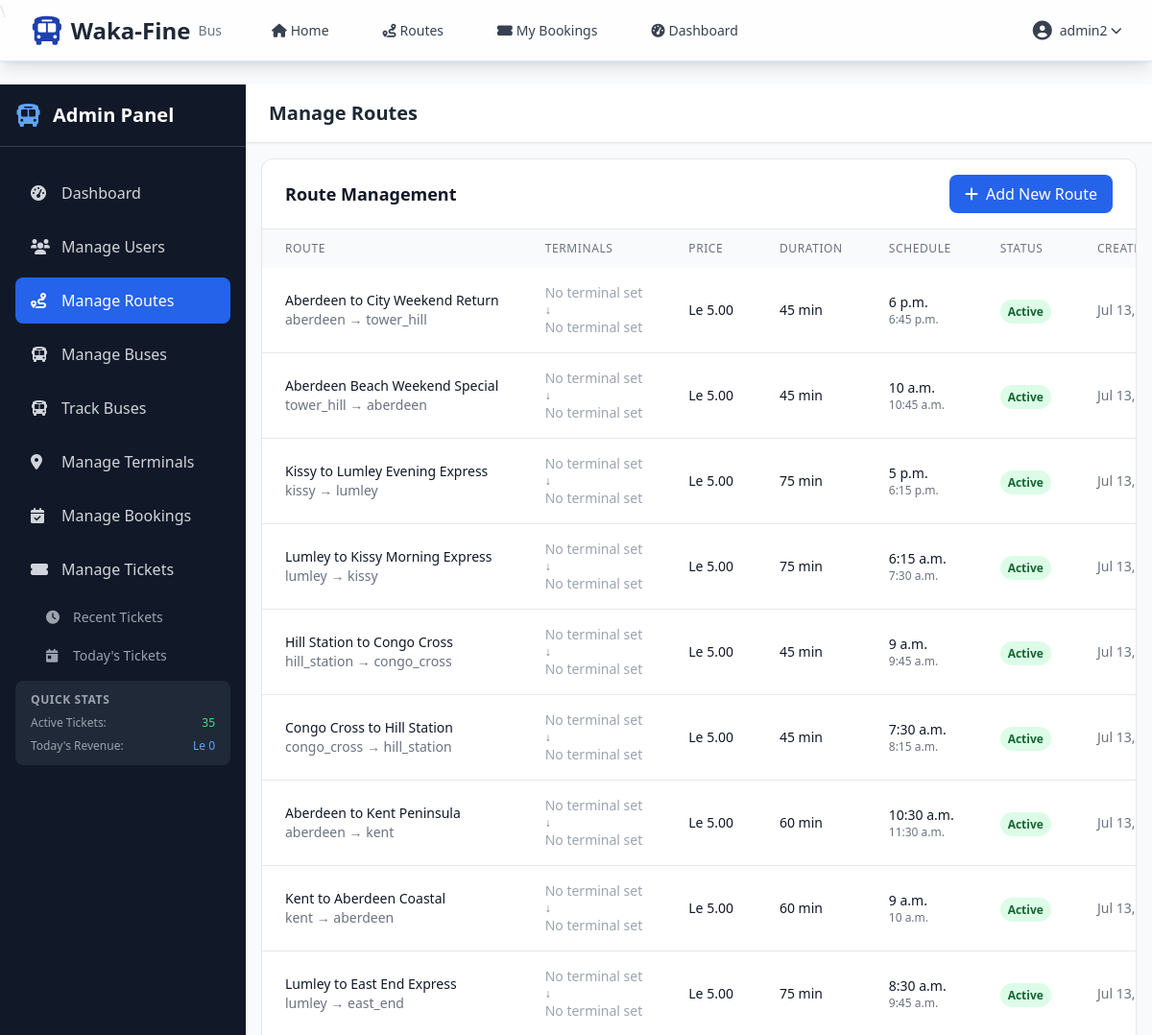
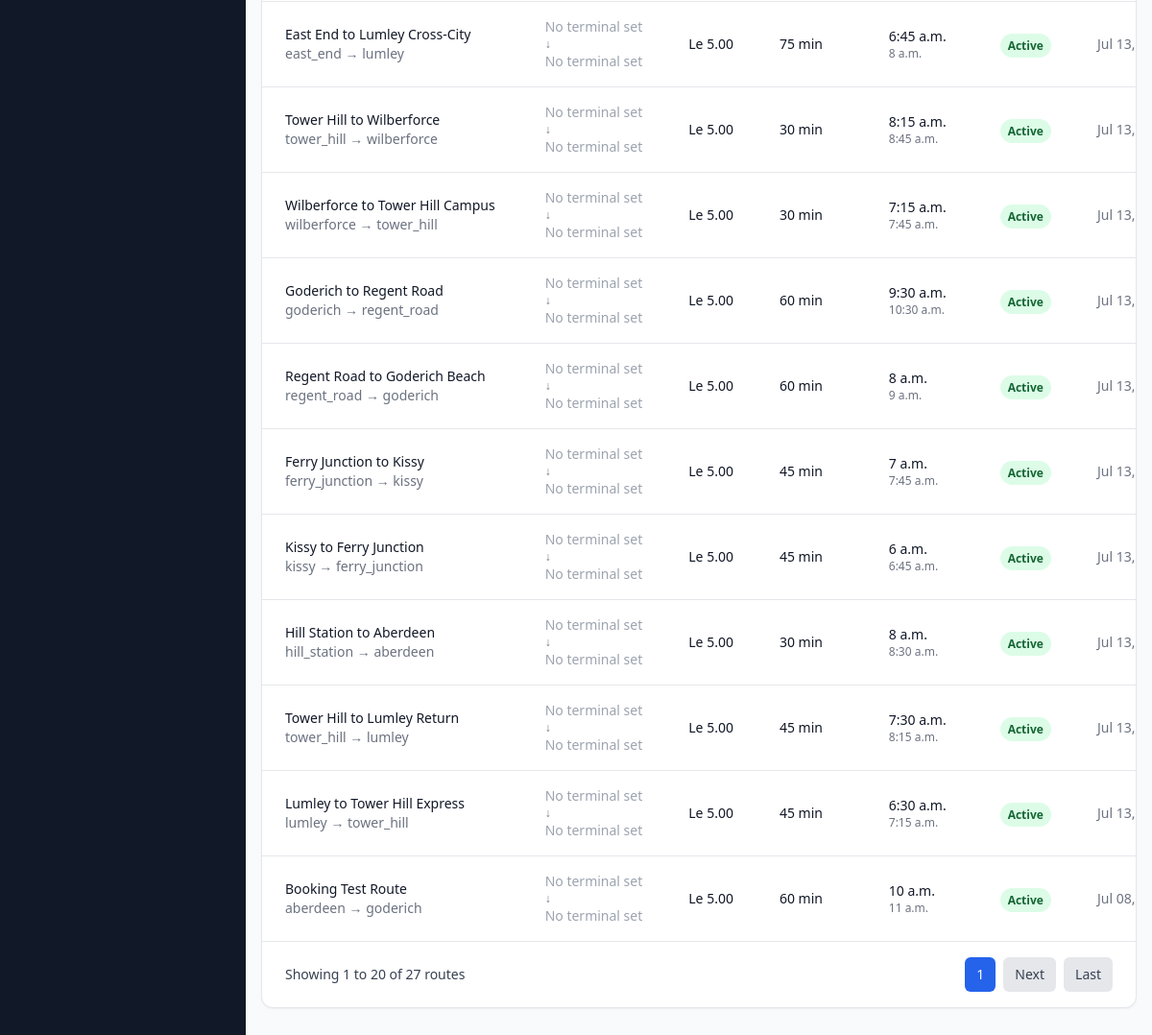
Page /accounts/admin/routes/ (signed in) on the committed database (2 pictures, top to bottom).
### accounts/models.py (models this page shows, shortened)
class User(AbstractUser):
    ROLE_CHOICES = [
        ("admin", "Admin"),
        ("staff", "Staff"),
        ("customer", "Customer"),
    ]
    role = models.CharField(max_length=10, choices=ROLE_CHOICES, default="customer")
    phone_number = models.CharField(max_length=15, blank=True, null=True)
    created_at = models.DateTimeField(auto_now_add=True)
    updated_at = models.DateTimeField(auto_now=True)
    @property
    def is_admin(self):
        return self.role == "admin"

### routes/models.py (models this page shows, shortened)
class Route(models.Model):
    LOCATION_CHOICES = [
        ("lumley", "Lumley"),
        ("regent_road", "Regent Road"),
        ("aberdeen", "Aberdeen"),
        ("hill_station", "Hill Station"),
        ("kissy", "Kissy"),
        ("east_end", "East End"),
        ("wilberforce", "Wilberforce"),
        ("tower_hill", "Tower Hill"),
        ("ferry_junction", "Ferry Junction"),
        ("goderich", "Goderich"),
        ("kent", "Kent"),
        ("congo_cross", "Congo Cross"),
    ]
    name = models.CharField(max_length=100)
    origin = models.CharField(max_length=50, choices=LOCATION_CHOICES)
    destination = models.CharField(max_length=50, choices=LOCATION_CHOICES)
    origin_terminal = models.ForeignKey(
        "terminals.Terminal",
        on_delete=models.SET_NULL,
        null=True,
        blank=True,
        related_name="origin_routes",
        help_text="Terminal where this route starts",
    )
    destination_terminal = models.ForeignKey(
        "terminals.Terminal",
        on_delete=models.SET_NULL,
        null=True,
        blank=True,
        related_name="destination_routes",
        help_text="Terminal where this route ends",
    )
    price = models.DecimalField(max_digits=10, decimal_places=2)
    departure_time = models.TimeField()
    arrival_time = models.TimeField()
    duration_minutes = models.PositiveIntegerField(help_text="Duration in minutes")
    is_active = models.BooleanField(default=True)
    created_at = models.DateTimeField(auto_now_add=True)
    updated_at = models.DateTimeField(auto_now=True)
    class Meta:
        unique_together = ["origin", "destination", "departure_time"]

### accounts/admin_views.py (the view)
class ManageRoutesView(AdminRequiredMixin, ListView):
    model = Route
    template_name = "accounts/admin/manage_routes.html"
    context_object_name = "routes"
    paginate_by = 20
    def get_queryset(self):
        return Route.objects.all().order_by("-created_at")

### accounts/admin_views.py (called while the page is built)
    def test_func(self):
        return self.request.user.is_authenticated and (
            self.request.user.is_admin or self.request.user.is_staff_member
        )

### templates/accounts/admin/manage_routes.html (shortened to what this page needs)
{% extends 'accounts/admin/base_admin.html' %}
{% block page_title %}Manage Routes{% endblock %}
{% block content %}
<div class="bg-white rounded-xl shadow-sm border border-gray-200">
    <div class="px-6 py-4 border-b border-gray-200">
        <div class="flex items-center justify-between">
            <h3 class="text-lg font-semibold text-gray-900">Route Management</h3>
            <a href="{% url 'routes:create' %}" class="px-4 py-2 bg-blue-600 text-white rounded-lg hover:bg-blue-700 transition-colors">
                <i class="fas fa-plus mr-2"></i>Add New Route
            </a>
        </div>
    </div>
    {% if routes %}
        <div class="overflow-x-auto">
            <table class="w-full">                <thead class="bg-gray-50">
                    <tr>
                        <th class="px-6 py-3 text-left text-xs font-medium text-gray-500 uppercase tracking-wider">Route</th>
                        <th class="px-6 py-3 text-left text-xs font-medium text-gray-500 uppercase tracking-wider">Terminals</th>
                        <th class="px-6 py-3 text-left text-xs font-medium text-gray-500 uppercase tracking-wider">Price</th>
                        <th class="px-6 py-3 text-left text-xs font-medium text-gray-500 uppercase tracking-wider">Duration</th>
                        <th class="px-6 py-3 text-left text-xs font-medium text-gray-500 uppercase tracking-wider">Schedule</th>
                        <th class="px-6 py-3 text-left text-xs font-medium text-gray-500 uppercase tracking-wider">Status</th>
                        <th class="px-6 py-3 text-left text-xs font-medium text-gray-500 uppercase tracking-wider">Created</th>
                    </tr>
                </thead>
                <tbody class="bg-white divide-y divide-gray-200">
                    {% for route in routes %}
                        <tr class="hover:bg-gray-50">                            <td class="px-6 py-4 whitespace-nowrap">
                                <div>
                                    <div class="text-sm font-medium text-gray-900">{{ route.name }}</div>
                                    <div class="text-sm text-gray-500">{{ route.origin }} → {{ route.destination }}</div>
                                </div>
                            </td>
                            <td class="px-6 py-4 whitespace-nowrap text-sm text-gray-900">
                                <div>
                                    {% if route.origin_terminal %}
                                        <div class="font-medium">{{ route.origin_terminal.name }}</div>
                                    {% else %}
                                        <div class="text-gray-400">No terminal set</div>
                                    {% endif %}
                                    <div class="text-xs text-gray-500">↓</div>
                                    {% if route.destination_terminal %}
                                        <div class="font-medium">{{ route.destination_terminal.name }}</div>
                                    {% else %}
                                        <div class="text-gray-400">No terminal set</div>
                                    {% endif %}
                                </div>
                            </td>
                            <td class="px-6 py-4 whitespace-nowrap text-sm text-gray-900">
                                Le {{ route.price|floatformat:2 }}
                            </td>
                            <td class="px-6 py-4 whitespace-nowrap text-sm text-gray-900">
                                {{ route.duration_minutes }} min
                            </td>
                            <td class="px-6 py-4 whitespace-nowrap text-sm text-gray-900">
                                <div>
                                    <div class="font-medium">{{ route.departure_time }}</div>
                                    <div class="text-xs text-gray-500">{{ route.arrival_time }}</div>
                                </div>
                            </td>                            <td class="px-6 py-4 whitespace-nowrap">
                                <span class="px-2 py-1 rounded-full text-xs font-semibold
                                    {% if route.is_active %}bg-green-100 text-green-800
                                    {% else %}bg-red-100 text-red-800{% endif %}">
                                    {% if route.is_active %}Active{% else %}Inactive{% endif %}
                                </span>
                            </td>
                            <td class="px-6 py-4 whitespace-nowrap text-sm text-gray-500">
                                {{ route.created_at|date:"M d, Y" }}
                            </td>
                        </tr>
                    {% endfor %}
                </tbody>
            </table>
        </div>
        {% if is_paginated %}
            <div class="px-6 py-4 border-t border-gray-200">
                <div class="flex items-center justify-between">
                    <div class="text-sm text-gray-700">
                        Showing {{ page_obj.start_index }} to {{ page_obj.end_index }} of {{ paginator.count }} routes
                    </div>
                    <div class="flex items-center space-x-2">
                        <span class="px-3 py-2 text-sm bg-blue-600 text-white rounded-md">{{ page_obj.number }}</span>
                        {% if page_obj.has_next %}
                            <a href="?page={{ page_obj.next_page_number }}" class="px-3 py-2 text-sm bg-gray-200 text-gray-700 rounded-md hover:bg-gray-300">Next</a>
                            <a href="?page={{ paginator.num_pages }}" class="px-3 py-2 text-sm bg-gray-200 text-gray-700 rounded-md hover:bg-gray-300">Last</a>
                        {% endif %}
                    </div>
                </div>
            </div>
        {% endif %}
    {% endif %}
</div>
{% endblock %}

### templates/base_nav.html (shortened to what this page needs)
\
{% load static %}
<nav class="bg-white/80 backdrop-blur-md shadow-lg fixed top-0 left-0 right-0 z-40 border-b border-blue-100 h-16">  <div class="max-w-7xl mx-auto px-4 sm:px-6 lg:px-8">
        <div class="flex justify-between h-16">
            <div class="flex items-center">
                <div class="flex-shrink-0 flex items-center">
                    <i class="fas fa-bus text-3xl text-primary mr-2"></i>
                    <span class="text-2xl font-bold text-gray-800">Waka-Fine</span>
                    <span class="text-sm text-gray-500 ml-2">Bus</span>
                </div>
                <div class="hidden md:ml-10 md:flex md:space-x-8">
                    <a href="{% url 'home' %}" class="text-gray-700 hover:text-primary px-3 py-2 text-sm font-medium transition-colors duration-200">
                        <i class="fas fa-home mr-1"></i>Home
                    </a>
                    <a href="{% url 'routes:search' %}" class="text-gray-700 hover:text-primary px-3 py-2 text-sm font-medium transition-colors duration-200">
                        <i class="fas fa-route mr-1"></i>Routes
                    </a>
                    {% if user.is_authenticated %}
                        <a href="{% url 'bookings:list' %}" class="text-gray-700 hover:text-primary px-3 py-2 text-sm font-medium transition-colors duration-200">
                            <i class="fas fa-ticket-alt mr-1"></i>My Bookings
                        </a>
                        <a href="{% url 'accounts:dashboard' %}" class="text-gray-700 hover:text-primary px-3 py-2 text-sm font-medium transition-colors duration-200">
                            <i class="fas fa-tachometer-alt mr-1"></i>Dashboard
                        </a>
                    {% endif %}
                </div>
            </div>
            <div class="flex items-center space-x-4">
                {% if user.is_authenticated %}
                    <div class="relative" x-data="{ open: false }">
                        <button @click="open = !open" class="flex items-center text-sm text-gray-700 hover:text-primary focus:outline-none transition-colors duration-200">
                            <i class="fas fa-user-circle text-xl mr-2"></i>
                            <span class="hidden md:block">{{ user.get_full_name|default:user.username }}</span>
                            <i class="fas fa-chevron-down ml-1 text-xs"></i>
                        </button>
                    </div>
                {% endif %}
            </div>
        </div>
    </div>
</nav>

### rows in the picture
User: get_full_name "admin2"
Route: name "Aberdeen to City Weekend Return", origin "aberdeen", destination "tower_hill", shows "No terminal set", price "5.00", duration_minutes "45", departure_time "6 p.m.", arrival_time "6:45 p.m.", is_active "Active", created_at "Jul 13,…"
Route: name "Aberdeen Beach Weekend Special", origin "tower_hill", destination "aberdeen", shows "No terminal set", price "5.00", duration_minutes "45", departure_time "10 a.m.", arrival_time "10:45 a.m.", is_active "Active", created_at "Jul 13,…"
Route: name "Kissy to Lumley Evening Express", origin "kissy", destination "lumley", shows "No terminal set", price "5.00", duration_minutes "75", departure_time "5 p.m.", arrival_time "6:15 p.m.", is_active "Active", created_at "Jul 13,…"
Route: name "Lumley to Kissy Morning Express", origin "lumley", destination "kissy", shows "No terminal set", price "5.00", duration_minutes "75", departure_time "6:15 a.m.", arrival_time "7:30 a.m.", is_active "Active", created_at "Jul 13,…"
Route: name "Hill Station to Congo Cross", origin "hill_station", destination "congo_cross", shows "No terminal set", price "5.00", duration_minutes "45", departure_time "9 a.m.", arrival_time "9:45 a.m.", is_active "Active", created_at "Jul 13,…"
Route: name "Congo Cross to Hill Station", origin "congo_cross", destination "hill_station", shows "No terminal set", price "5.00", duration_minutes "45", departure_time "7:30 a.m.", arrival_time "8:15 a.m.", is_active "Active", created_at "Jul 13,…"
Route: name "Aberdeen to Kent Peninsula", origin "aberdeen", destination "kent", shows "No terminal set", price "5.00", duration_minutes "60", departure_time "10:30 a.m.", arrival_time "11:30 a.m.", is_active "Active", created_at "Jul 13,…"
Route: name "Kent to Aberdeen Coastal", origin "kent", destination "aberdeen", shows "No terminal set", price "5.00", duration_minutes "60", departure_time "9 a.m.", arrival_time "10 a.m.", is_active "Active", created_at "Jul 13,…"
Route: name "Lumley to East End Express", origin "lumley", destination "east_end", shows "No terminal set", price "5.00", duration_minutes "75", departure_time "8:30 a.m.", arrival_time "9:45 a.m.", is_active "Active", created_at "Jul 13,…"
Route: name "East End to Lumley Cross-City", origin "east_end", destination "lumley", shows "No terminal set", price "5.00", duration_minutes "75", departure_time "6:45 a.m.", arrival_time "8 a.m.", is_active "Active", created_at "Jul 13,…"
Route: name "Tower Hill to Wilberforce", origin "tower_hill", destination "wilberforce", shows "No terminal set", price "5.00", duration_minutes "30", departure_time "8:15 a.m.", arrival_time "8:45 a.m.", is_active "Active", created_at "Jul 13,…"
Route: name "Wilberforce to Tower Hill Campus", origin "wilberforce", destination "tower_hill", shows "No terminal set", price "5.00", duration_minutes "30", departure_time "7:15 a.m.", arrival_time "7:45 a.m.", is_active "Active", created_at "Jul 13,…"
Route: name "Goderich to Regent Road", origin "goderich", destination "regent_road", shows "No terminal set", price "5.00", duration_minutes "60", departure_time "9:30 a.m.", arrival_time "10:30 a.m.", is_active "Active", created_at "Jul 13,…"
Route: name "Regent Road to Goderich Beach", origin "regent_road", destination "goderich", shows "No terminal set", price "5.00", duration_minutes "60", departure_time "8 a.m.", arrival_time "9 a.m.", is_active "Active", created_at "Jul 13,…"
Route: name "Ferry Junction to Kissy", origin "ferry_junction", destination "kissy", shows "No terminal set", price "5.00", duration_minutes "45", departure_time "7 a.m.", arrival_time "7:45 a.m.", is_active "Active", created_at "Jul 13,…"
Route: name "Kissy to Ferry Junction", origin "kissy", destination "ferry_junction", shows "No terminal set", price "5.00", duration_minutes "45", departure_time "6 a.m.", arrival_time "6:45 a.m.", is_active "Active", created_at "Jul 13,…"
Route: name "Hill Station to Aberdeen", origin "hill_station", destination "aberdeen", shows "No terminal set", price "5.00", duration_minutes "30", departure_time "8 a.m.", arrival_time "8:30 a.m.", is_active "Active", created_at "Jul 13,…"
Route: name "Tower Hill to Lumley Return", origin "tower_hill", destination "lumley", shows "No terminal set", price "5.00", duration_minutes "45", departure_time "7:30 a.m.", arrival_time "8:15 a.m.", is_active "Active", created_at "Jul 13,…"
Route: name "Lumley to Tower Hill Express", origin "lumley", destination "tower_hill", shows "No terminal set", price "5.00", duration_minutes "45", departure_time "6:30 a.m.", arrival_time "7:15 a.m.", is_active "Active", created_at "Jul 13,…"
Route: name "Booking Test Route", origin "aberdeen", destination "goderich", shows "No terminal set", price "5.00", duration_minutes "60", departure_time "10 a.m.", arrival_time "11 a.m.", is_active "Active", created_at "Jul 08,…"

### other values in the picture
{{ page_obj.start_index }} "1"
{{ page_obj.end_index }} "20"
{{ paginator.count }} "27"
{{ page_obj.number }} "1"
